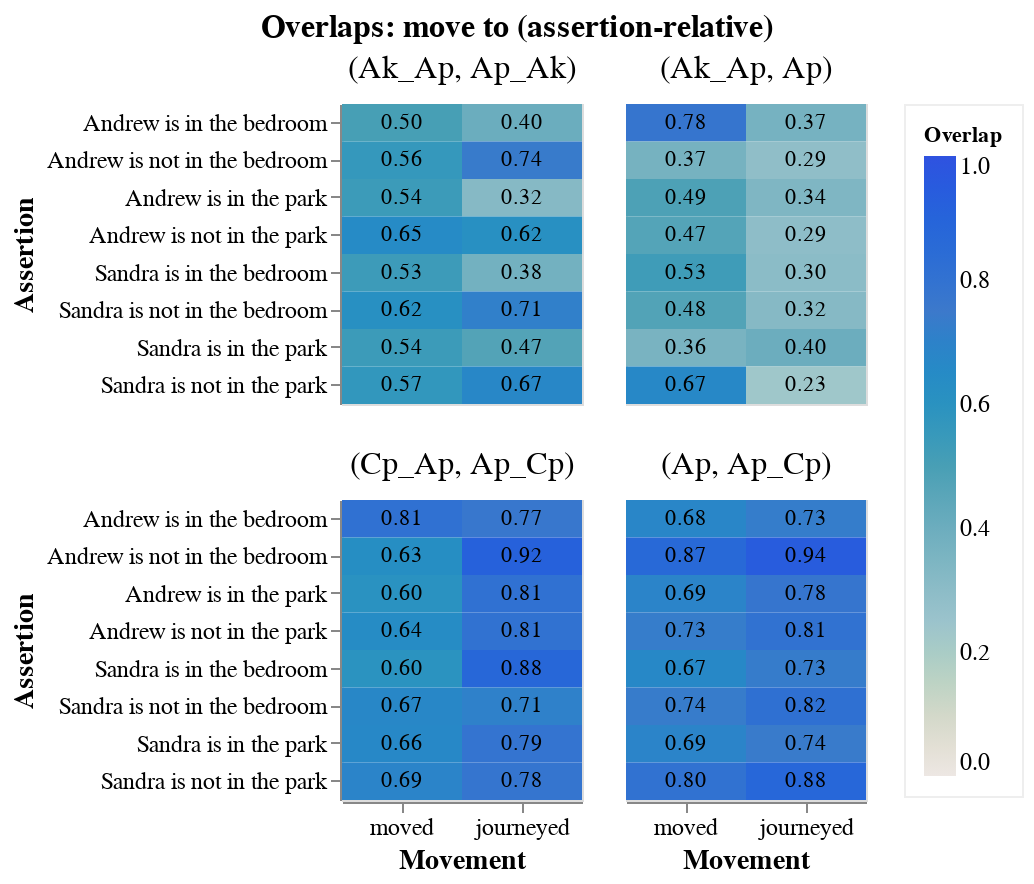

The code cell stored with this chart in its notebook:
### Markdown cell above
**Extra location**
- (Ak_Ap, Ap_Ak) *Visit ordering*: expect low overlaps
- (Ak_Ap, Ap) *Forgetfulness (locations)*: expect high overlaps

**Extra person**
- (Cp_Ap, Ap_Cp) *Arrival order*: expect high overlaps
- (Ap, Ap_Cp) *Forgetfulness (other people)*: expect high overlaps

### Code cell
VegaLite({
    "data": {"values": all_axioms_overlaps_df.loc[
        [s in ["(Ak_Ap, Ap_Ak)", "(Ak_Ap, Ap)", "(Cp_Ap, Ap_Cp)", "(Ap, Ap_Cp)"] for s in all_axioms_overlaps_df.states], 
        ["diag1", "diag2", "overlap_real", "ques", "movement", "movement2", "axiom", "states"]
    ].to_dict("records")},
    "transform": [
        {"as":"states", "calculate": "datum.states === '(init_b, ID)' ? '(ID)' : datum.states"},
        {"as":"states", "calculate": "datum.states === '(init_b, Ap)' ? '(Ap)' : datum.states"},
        # Must readjust mixed states to account for extra factor of 2.
        {"as":"overlap_real", "calculate": "indexof(['(ID)', '(Ap)', '(Ao)'], datum.states) < 0 ? datum.overlap_real / 2 : datum.overlap_real"},
        {"as":"overlap_real_rounded", "calculate": "format(datum.overlap_real, '.2f')"},
    ],
    "title": "Overlaps: move to (assertion-relative)",
    "facet": {"field": "states", "title": "", "sort": [
        "(Ak_Ap, Ap_Ak)", "(Ak_Ap, Ap)", "(Cp_Ap, Ap_Cp)", "(Ap, Ap_Cp)"
    ]},
    "columns": 2,
    "spec": {
        "width": 120,
        "height": 150,
        "encoding": {
            "x": {"field": "movement", "title": "Movement", "type": "nominal", "axis": {"labelAngle": 0}, "sort": [
                "Ak", "Cp", "Ap_Ak",
            ]},
            "y": {"field": "ques", "title": "Assertion", "type": "nominal", "sort": [
                "Ak", "Cp", "Ap_Ak",
            ]},
        },
        "layer": [
            {
                "mark": "rect",
                "encoding": {
                    "color": {
                        "field": "overlap_real", 
                        "type": "quantitative", 
                        "title": "Overlap", 
                        "legend": {
                            "gradientLength": 310,
                        },
                        "scale": {
                            "domain": [0,1],
                            "scheme": [
                                "#EDE7E3",
                                "#9BC3CC",
                                "#489FB5",
                                "#3C79CB",
                                "#2F52E0",
                            ]
                        },
                    },
                }
            },
            {
                "mark": "text",
                "encoding": {
                    "text": {"field": "overlap_real_rounded"},
                }
            },
        ],
    },
    "config": config,
})

### Figure 1 — Vega-Lite specification as saved in the notebook (floating-point values rounded to 4 significant figures)
{"columns": 2, "config": {"axis": {"labelFontSize": 12, "titleFontSize": 14}, "header": {"labelFontSize": 16, "labelFontWeight": "normal", "titleFontSize": 14, "titleFontWeight": "bold"}, "legend": {"fillColor": "#fffd", "labelFontSize": 12, "padding": 10, "strokeColor": "#eeeeee"}, "title": {"anchor": "center", "fontSize": 16}}, "data": {"values": [{"axiom": "visit ordering matters", "diag1": "Ak_Ap", "diag2": "Ap_Ak", "movement": "moved", "movement2": "moved", "overlap_real": 1.006, "ques": "Andrew is in the bedroom", "states": "(Ak_Ap, Ap_Ak)"}, {"axiom": "visit ordering matters", "diag1": "Ak_Ap", "diag2": "Ap_Ak", "movement": "journeyed", "movement2": "journeyed", "overlap_real": 0.8056, "ques": "Andrew is in the bedroom", "states": "(Ak_Ap, Ap_Ak)"}, {"axiom": "visit ordering matters", "diag1": "Ak_Ap", "diag2": "Ap_Ak", "movement": "moved", "movement2": "moved", "overlap_real": 1.114, "ques": "Andrew is not in the bedroom", "states": "(Ak_Ap, Ap_Ak)"}, {"axiom": "visit ordering matters", "diag1": "Ak_Ap", "diag2": "Ap_Ak", "movement": "journeyed", "movement2": "journeyed", "overlap_real": 1.479, "ques": "Andrew is not in the bedroom", "states": "(Ak_Ap, Ap_Ak)"}, {"axiom": "visit ordering matters", "diag1": "Ak_Ap", "diag2": "Ap_Ak", "movement": "moved", "movement2": "moved", "overlap_real": 1.072, "ques": "Andrew is in the park", "states": "(Ak_Ap, Ap_Ak)"}, {"axiom": "visit ordering matters", "diag1": "Ak_Ap", "diag2": "Ap_Ak", "movement": "journeyed", "movement2": "journeyed", "overlap_real": 0.6389, "ques": "Andrew is in the park", "states": "(Ak_Ap, Ap_Ak)"}, {"axiom": "visit ordering matters", "diag1": "Ak_Ap", "diag2": "Ap_Ak", "movement": "moved", "movement2": "moved", "overlap_real": 1.301, "ques": "Andrew is not in the park", "states": "(Ak_Ap, Ap_Ak)"}, {"axiom": "visit ordering matters", "diag1": "Ak_Ap", "diag2": "Ap_Ak", "movement": "journeyed", "movement2": "journeyed", "overlap_real": 1.232, "ques": "Andrew is not in the park", "states": "(Ak_Ap, Ap_Ak)"}, {"axiom": "visit ordering matters", "diag1": "Ak_Ap", "diag2": "Ap_Ak", "movement": "moved", "movement2": "moved", "overlap_real": 1.063, "ques": "Sandra is in the bedroom", "states": "(Ak_Ap, Ap_Ak)"}, {"axiom": "visit ordering matters", "diag1": "Ak_Ap", "diag2": "Ap_Ak", "movement": "journeyed", "movement2": "journeyed", "overlap_real": 0.7572, "ques": "Sandra is in the bedroom", "states": "(Ak_Ap, Ap_Ak)"}, {"axiom": "visit ordering matters", "diag1": "Ak_Ap", "diag2": "Ap_Ak", "movement": "moved", "movement2": "moved", "overlap_real": 1.23, "ques": "Sandra is not in the bedroom", "states": "(Ak_Ap, Ap_Ak)"}, {"axiom": "visit ordering matters", "diag1": "Ak_Ap", "diag2": "Ap_Ak", "movement": "journeyed", "movement2": "journeyed", "overlap_real": 1.428, "ques": "Sandra is not in the bedroom", "states": "(Ak_Ap, Ap_Ak)"}, {"axiom": "visit ordering matters", "diag1": "Ak_Ap", "diag2": "Ap_Ak", "movement": "moved", "movement2": "moved", "overlap_real": 1.071, "ques": "Sandra is in the park", "states": "(Ak_Ap, Ap_Ak)"}, {"axiom": "visit ordering matters", "diag1": "Ak_Ap", "diag2": "Ap_Ak", "movement": "journeyed", "movement2": "journeyed", "overlap_real": 0.9462, "ques": "Sandra is in the park", "states": "(Ak_Ap, Ap_Ak)"}, {"axiom": "visit ordering matters", "diag1": "Ak_Ap", "diag2": "Ap_Ak", "movement": "moved", "movement2": "moved", "overlap_real": 1.134, "ques": "Sandra is not in the park", "states": "(Ak_Ap, Ap_Ak)"}, {"axiom": "visit ordering matters", "diag1": "Ak_Ap", "diag2": "Ap_Ak", "movement": "journeyed", "movement2": "journeyed", "overlap_real": 1.343, "ques": "Sandra is not in the park", "states": "(Ak_Ap, Ap_Ak)"}, {"axiom": "forgetfulness I", "diag1": "Ak_Ap", "diag2": "Ap", "movement": "moved", "movement2": "moved", "overlap_real": 1.556, "ques": "Andrew is in the bedroom", "states": "(Ak_Ap, Ap)"}, {"axiom": "forgetfulness I", "diag1": "Ak_Ap", "diag2": "Ap", "movement": "journeyed", "movement2": "journeyed", "overlap_real": 0.7394, "ques": "Andrew is in the bedroom", "states": "(Ak_Ap, Ap)"}, {"axiom": "forgetfulness I", "diag1": "Ak_Ap", "diag2": "Ap", "movement": "moved", "movement2": "moved", "overlap_real": 0.7428, "ques": "Andrew is not in the bedroom", "states": "(Ak_Ap, Ap)"}, {"axiom": "forgetfulness I", "diag1": "Ak_Ap", "diag2": "Ap", "movement": "journeyed", "movement2": "journeyed", "overlap_real": 0.5748, "ques": "Andrew is not in the bedroom", "states": "(Ak_Ap, Ap)"}, {"axiom": "forgetfulness I", "diag1": "Ak_Ap", "diag2": "Ap", "movement": "moved", "movement2": "moved", "overlap_real": 0.9766, "ques": "Andrew is in the park", "states": "(Ak_Ap, Ap)"}, {"axiom": "forgetfulness I", "diag1": "Ak_Ap", "diag2": "Ap", "movement": "journeyed", "movement2": "journeyed", "overlap_real": 0.6835, "ques": "Andrew is in the park", "states": "(Ak_Ap, Ap)"}, {"axiom": "forgetfulness I", "diag1": "Ak_Ap", "diag2": "Ap", "movement": "moved", "movement2": "moved", "overlap_real": 0.9366, "ques": "Andrew is not in the park", "states": "(Ak_Ap, Ap)"}, {"axiom": "forgetfulness I", "diag1": "Ak_Ap", "diag2": "Ap", "movement": "journeyed", "movement2": "journeyed", "overlap_real": 0.5886, "ques": "Andrew is not in the park", "states": "(Ak_Ap, Ap)"}, {"axiom": "forgetfulness I", "diag1": "Ak_Ap", "diag2": "Ap", "movement": "moved", "movement2": "moved", "overlap_real": 1.056, "ques": "Sandra is in the bedroom", "states": "(Ak_Ap, Ap)"}, {"axiom": "forgetfulness I", "diag1": "Ak_Ap", "diag2": "Ap", "movement": "journeyed", "movement2": "journeyed", "overlap_real": 0.6041, "ques": "Sandra is in the bedroom", "states": "(Ak_Ap, Ap)"}, {"axiom": "forgetfulness I", "diag1": "Ak_Ap", "diag2": "Ap", "movement": "moved", "movement2": "moved", "overlap_real": 0.9512, "ques": "Sandra is not in the bedroom", "states": "(Ak_Ap, Ap)"}, {"axiom": "forgetfulness I", "diag1": "Ak_Ap", "diag2": "Ap", "movement": "journeyed", "movement2": "journeyed", "overlap_real": 0.6414, "ques": "Sandra is not in the bedroom", "states": "(Ak_Ap, Ap)"}, {"axiom": "forgetfulness I", "diag1": "Ak_Ap", "diag2": "Ap", "movement": "moved", "movement2": "moved", "overlap_real": 0.7228, "ques": "Sandra is in the park", "states": "(Ak_Ap, Ap)"}, {"axiom": "forgetfulness I", "diag1": "Ak_Ap", "diag2": "Ap", "movement": "journeyed", "movement2": "journeyed", "overlap_real": 0.8017, "ques": "Sandra is in the park", "states": "(Ak_Ap, Ap)"}, {"axiom": "forgetfulness I", "diag1": "Ak_Ap", "diag2": "Ap", "movement": "moved", "movement2": "moved", "overlap_real": 1.335, "ques": "Sandra is not in the park", "states": "(Ak_Ap, Ap)"}, {"axiom": "forgetfulness I", "diag1": "Ak_Ap", "diag2": "Ap", "movement": "journeyed", "movement2": "journeyed", "overlap_real": 0.4626, "ques": "Sandra is not in the park", "states": "(Ak_Ap, Ap)"}, {"axiom": "multiple people in a single location I", "diag1": "Cp_Ap", "diag2": "Ap_Cp", "movement": "moved", "movement2": "moved", "overlap_real": 1.622, "ques": "Andrew is in the bedroom", "states": "(Cp_Ap, Ap_Cp)"}, {"axiom": "multiple people in a single location I", "diag1": "Cp_Ap", "diag2": "Ap_Cp", "movement": "journeyed", "movement2": "journeyed", "overlap_real": 1.536, "ques": "Andrew is in the bedroom", "states": "(Cp_Ap, Ap_Cp)"}, {"axiom": "multiple people in a single location I", "diag1": "Cp_Ap", "diag2": "Ap_Cp", "movement": "moved", "movement2": "moved", "overlap_real": 1.257, "ques": "Andrew is not in the bedroom", "states": "(Cp_Ap, Ap_Cp)"}, {"axiom": "multiple people in a single location I", "diag1": "Cp_Ap", "diag2": "Ap_Cp", "movement": "journeyed", "movement2": "journeyed", "overlap_real": 1.83, "ques": "Andrew is not in the bedroom", "states": "(Cp_Ap, Ap_Cp)"}, {"axiom": "multiple people in a single location I", "diag1": "Cp_Ap", "diag2": "Ap_Cp", "movement": "moved", "movement2": "moved", "overlap_real": 1.208, "ques": "Andrew is in the park", "states": "(Cp_Ap, Ap_Cp)"}, {"axiom": "multiple people in a single location I", "diag1": "Cp_Ap", "diag2": "Ap_Cp", "movement": "journeyed", "movement2": "journeyed", "overlap_real": 1.619, "ques": "Andrew is in the park", "states": "(Cp_Ap, Ap_Cp)"}, {"axiom": "multiple people in a single location I", "diag1": "Cp_Ap", "diag2": "Ap_Cp", "movement": "moved", "movement2": "moved", "overlap_real": 1.284, "ques": "Andrew is not in the park", "states": "(Cp_Ap, Ap_Cp)"}, {"axiom": "multiple people in a single location I", "diag1": "Cp_Ap", "diag2": "Ap_Cp", "movement": "journeyed", "movement2": "journeyed", "overlap_real": 1.612, "ques": "Andrew is not in the park", "states": "(Cp_Ap, Ap_Cp)"}, {"axiom": "multiple people in a single location I", "diag1": "Cp_Ap", "diag2": "Ap_Cp", "movement": "moved", "movement2": "moved", "overlap_real": 1.193, "ques": "Sandra is in the bedroom", "states": "(Cp_Ap, Ap_Cp)"}, {"axiom": "multiple people in a single location I", "diag1": "Cp_Ap", "diag2": "Ap_Cp", "movement": "journeyed", "movement2": "journeyed", "overlap_real": 1.752, "ques": "Sandra is in the bedroom", "states": "(Cp_Ap, Ap_Cp)"}, {"axiom": "multiple people in a single location I", "diag1": "Cp_Ap", "diag2": "Ap_Cp", "movement": "moved", "movement2": "moved", "overlap_real": 1.342, "ques": "Sandra is not in the bedroom", "states": "(Cp_Ap, Ap_Cp)"}, {"axiom": "multiple people in a single location I", "diag1": "Cp_Ap", "diag2": "Ap_Cp", "movement": "journeyed", "movement2": "journeyed", "overlap_real": 1.413, "ques": "Sandra is not in the bedroom", "states": "(Cp_Ap, Ap_Cp)"}, {"axiom": "multiple people in a single location I", "diag1": "Cp_Ap", "diag2": "Ap_Cp", "movement": "moved", "movement2": "moved", "overlap_real": 1.329, "ques": "Sandra is in the park", "states": "(Cp_Ap, Ap_Cp)"}, {"axiom": "multiple people in a single location I", "diag1": "Cp_Ap", "diag2": "Ap_Cp", "movement": "journeyed", "movement2": "journeyed", "overlap_real": 1.582, "ques": "Sandra is in the park", "states": "(Cp_Ap, Ap_Cp)"}, {"axiom": "multiple people in a single location I", "diag1": "Cp_Ap", "diag2": "Ap_Cp", "movement": "moved", "movement2": "moved", "overlap_real": 1.379, "ques": "Sandra is not in the park", "states": "(Cp_Ap, Ap_Cp)"}, {"axiom": "multiple people in a single location I", "diag1": "Cp_Ap", "diag2": "Ap_Cp", "movement": "journeyed", "movement2": "journeyed", "overlap_real": 1.562, "ques": "Sandra is not in the park", "states": "(Cp_Ap, Ap_Cp)"}, {"axiom": "multiple people in a single location II", "diag1": "Ap", "diag2": "Ap_Cp", "movement": "moved", "movement2": "moved", "overlap_real": 1.359, "ques": "Andrew is in the bedroom", "states": "(Ap, Ap_Cp)"}, {"axiom": "multiple people in a single location II", "diag1": "Ap", "diag2": "Ap_Cp", "movement": "journeyed", "movement2": "journeyed", "overlap_real": 1.456, "ques": "Andrew is in the bedroom", "states": "(Ap, Ap_Cp)"}, {"axiom": "multiple people in a single location II", "diag1": "Ap", "diag2": "Ap_Cp", "movement": "moved", "movement2": "moved", "overlap_real": 1.736, "ques": "Andrew is not in the bedroom", "states": "(Ap, Ap_Cp)"}, {"axiom": "multiple people in a single location II", "diag1": "Ap", "diag2": "Ap_Cp", "movement": "journeyed", "movement2": "journeyed", "overlap_real": 1.888, "ques": "Andrew is not in the bedroom", "states": "(Ap, Ap_Cp)"}, {"axiom": "multiple people in a single location II", "diag1": "Ap", "diag2": "Ap_Cp", "movement": "moved", "movement2": "moved", "overlap_real": 1.383, "ques": "Andrew is in the park", "states": "(Ap, Ap_Cp)"}, {"axiom": "multiple people in a single location II", "diag1": "Ap", "diag2": "Ap_Cp", "movement": "journeyed", "movement2": "journeyed", "overlap_real": 1.555, "ques": "Andrew is in the park", "states": "(Ap, Ap_Cp)"}, {"axiom": "multiple people in a single location II", "diag1": "Ap", "diag2": "Ap_Cp", "movement": "moved", "movement2": "moved", "overlap_real": 1.463, "ques": "Andrew is not in the park", "states": "(Ap, Ap_Cp)"}, {"axiom": "multiple people in a single location II", "diag1": "Ap", "diag2": "Ap_Cp", "movement": "journeyed", "movement2": "journeyed", "overlap_real": 1.612, "ques": "Andrew is not in the park", "states": "(Ap, Ap_Cp)"}, {"axiom": "multiple people in a single location II", "diag1": "Ap", "diag2": "Ap_Cp", "movement": "moved", "movement2": "moved", "overlap_real": 1.338, "ques": "Sandra is in the bedroom", "states": "(Ap, Ap_Cp)"}, {"axiom": "multiple people in a single location II", "diag1": "Ap", "diag2": "Ap_Cp", "movement": "journeyed", "movement2": "journeyed", "overlap_real": 1.465, "ques": "Sandra is in the bedroom", "states": "(Ap, Ap_Cp)"}, {"axiom": "multiple people in a single location II", "diag1": "Ap", "diag2": "Ap_Cp", "movement": "moved", "movement2": "moved", "overlap_real": 1.471, "ques": "Sandra is not in the bedroom", "states": "(Ap, Ap_Cp)"}, {"axiom": "multiple people in a single location II", "diag1": "Ap", "diag2": "Ap_Cp", "movement": "journeyed", "movement2": "journeyed", "overlap_real": 1.632, "ques": "Sandra is not in the bedroom", "states": "(Ap, Ap_Cp)"}, {"axiom": "multiple people in a single location II", "diag1": "Ap", "diag2": "Ap_Cp", "movement": "moved", "movement2": "moved", "overlap_real": 1.377, "ques": "Sandra is in the park", "states": "(Ap, Ap_Cp)"}, {"axiom": "multiple people in a single location II", "diag1": "Ap", "diag2": "Ap_Cp", "movement": "journeyed", "movement2": "journeyed", "overlap_real": 1.48, "ques": "Sandra is in the park", "states": "(Ap, Ap_Cp)"}, {"axiom": "multiple people in a single location II", "diag1": "Ap", "diag2": "Ap_Cp", "movement": "moved", "movement2": "moved", "overlap_real": 1.608, "ques": "Sandra is not in the park", "states": "(Ap, Ap_Cp)"}, {"axiom": "multiple people in a single location II", "diag1": "Ap", "diag2": "Ap_Cp", "movement": "journeyed", "movement2": "journeyed", "overlap_real": 1.761, "ques": "Sandra is not in the park", "states": "(Ap, Ap_Cp)"}]}, "facet": {"field": "states", "sort": ["(Ak_Ap, Ap_Ak)", "(Ak_Ap, Ap)", "(Cp_Ap, Ap_Cp)", "(Ap, Ap_Cp)"], "title": ""}, "spec": {"encoding": {"x": {"axis": {"labelAngle": 0}, "field": "movement", "sort": ["Ak", "Cp", "Ap_Ak"], "title": "Movement", "type": "nominal"}, "y": {"field": "ques", "sort": ["Ak", "Cp", "Ap_Ak"], "title": "Assertion", "type": "nominal"}}, "height": 150, "layer": [{"encoding": {"color": {"field": "overlap_real", "legend": {"gradientLength": 310}, "scale": {"domain": [0, 1], "scheme": ["#EDE7E3", "#9BC3CC", "#489FB5", "#3C79CB", "#2F52E0"]}, "title": "Overlap", "type": "quantitative"}}, "mark": "rect"}, {"encoding": {"text": {"field": "overlap_real_rounded"}}, "mark": "text"}], "width": 120}, "title": "Overlaps: move to (assertion-relative)", "transform": [{"as": "states", "calculate": "datum.states === '(init_b, ID)' ? '(ID)' : datum.states"}, {"as": "states", "calculate": "datum.states === '(init_b, Ap)' ? '(Ap)' : datum.states"}, {"as": "overlap_real", "calculate": "indexof(['(ID)', '(Ap)', '(Ao)'], datum.states) < 0 ? datum.overlap_real / 2 : datum.overlap_real"}, {"as": "overlap_real_rounded", "calculate": "format(datum.overlap_real, '.2f')"}]}
